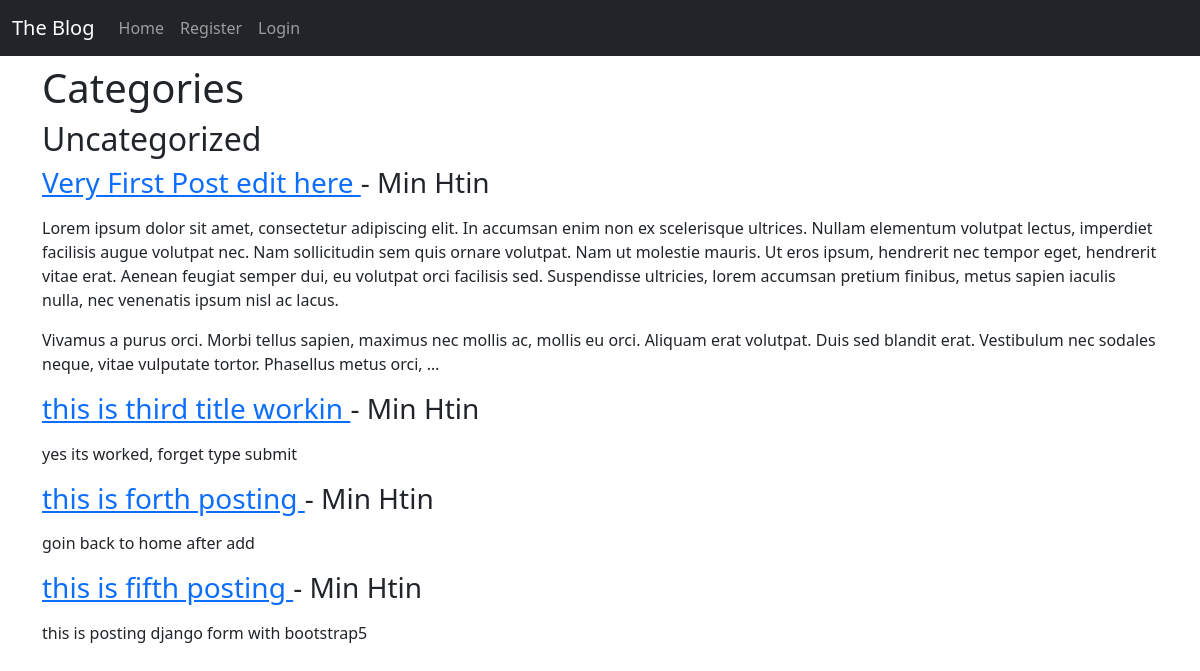
The page /category/uncategorized/ on the database its author committed.
### theblog/models.py (models this page shows, shortened)
class Post(models.Model):
    title = models.CharField(max_length=120)
    title_tag = models.CharField(max_length=120)
    author = models.ForeignKey(User, on_delete=models.CASCADE)
    image_field = models.ImageField(null=True, blank= True, upload_to='images/')
    body = models.TextField(null=True, blank=True)
    publish_date = models.DateField(auto_now_add=True)
    category = models.CharField(max_length=120, default='uncategorized')
    likes = models.ManyToManyField(User, related_name='blog_post')

### theblog/views.py (the view)
# urls.py: path('category/<str:cats>/', CategoryPageView, name="category"),
def CategoryPageView(request, cats):
    template_name= "categories.html"
    category_post = Post.objects.filter(category=cats.replace('-', ' '))
    remove_hyphen = cats.capitalize().replace('-', ' ')
    context = {'cats': remove_hyphen, 'category_post': category_post}
    return render(request, template_name , context)

### theblog/templates/categories.html (shortened to what this page needs)
{% extends 'base.html' %}
{% block content %}
<h1>Categories</h1>
{% if category_post %}
<h2> {{ cats }} </h2>
{% for post in category_post %}
<h3>
    <a href="{% url 'article_detail' post.pk %}">
        {{post.title}}
    </a>
     - {{post.author.first_name}} {{post.author.last_name}}
</h3>
<p>{{ post.body | linebreaks | truncatewords:100 }}</p>
{% endfor %}
{% else %}
<h4>there is no article related to this category</h4>
{% endif %}
{% endblock content %}

### rows shown on the page
Post: title "Very First Post edit here", author.first_name "Min", author.last_name "Htin", body "Lorem ipsum dolor sit amet, consectetur adipiscing elit. In accumsan enim non ex scelerisque ultrices. Nullam elementum volutpat lectus, imperdiet facilisis augue volutpat nec. Nam sollicitudin sem quis ornare volutpat. Nam ut molestie mauris. Ut eros ipsum, hendrerit nec tempor eget, hendrerit vitae erat. Aenean feugiat semper dui, eu volutpat orci facilisis sed. Suspendisse ultricies, lorem accumsan pretium finibus, metus sapien iaculis nulla, nec venenatis ipsum nisl ac lacus. Vivamus a purus orci. Morbi tellus sapien, maximus nec mollis ac, mollis eu orci. Aliquam erat volutpat. Duis sed blandit erat. Vestibulum nec sodales neque, vitae vulputate tortor. Phasellus metus orci, …"
Post: title "this is third title workin", author.first_name "Min", author.last_name "Htin", body "yes its worked, forget type submit"
Post: title "this is forth posting", author.first_name "Min", author.last_name "Htin", body "goin back to home after add"
Post: title "this is fifth posting", author.first_name "Min", author.last_name "Htin", body "this is posting django form with bootstrap5"

### other values the page prints
{{ cats }} "Uncategorized"
